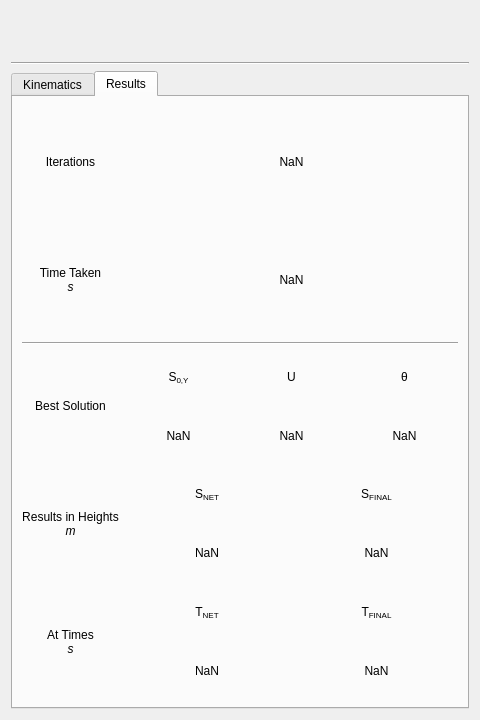
<?xml version="1.0" encoding="UTF-8"?>
<ui version="4.0">
 <class>MainWindow</class>
 <widget class="QWidget" name="MainWindow">
  <property name="geometry">
   <rect>
    <x>0</x>
    <y>0</y>
    <width>480</width>
    <height>720</height>
   </rect>
  </property>
  <property name="windowTitle">
   <string>TBS Calculator</string>
  </property>
  <layout class="QGridLayout" name="gridLayout_2">
   <item row="0" column="0">
    <layout class="QHBoxLayout" name="logo_layout">
     <item>
      <spacer name="logo_spacer">
       <property name="orientation">
        <enum>Qt::Horizontal</enum>
       </property>
       <property name="sizeType">
        <enum>QSizePolicy::Expanding</enum>
       </property>
       <property name="sizeHint" stdset="0">
        <size>
         <width>100</width>
         <height>0</height>
        </size>
       </property>
      </spacer>
     </item>
     <item>
      <widget class="QLabel" name="logo">
       <property name="sizePolicy">
        <sizepolicy hsizetype="Fixed" vsizetype="Fixed">
         <horstretch>0</horstretch>
         <verstretch>0</verstretch>
        </sizepolicy>
       </property>
       <property name="minimumSize">
        <size>
         <width>132</width>
         <height>45</height>
        </size>
       </property>
       <property name="maximumSize">
        <size>
         <width>132</width>
         <height>45</height>
        </size>
       </property>
       <property name="text">
        <string/>
       </property>
       <property name="pixmap">
        <pixmap resource="resources.qrc">:/images/logo.png</pixmap>
       </property>
       <property name="scaledContents">
        <bool>true</bool>
       </property>
       <property name="alignment">
        <set>Qt::AlignCenter</set>
       </property>
       <property name="wordWrap">
        <bool>false</bool>
       </property>
      </widget>
     </item>
    </layout>
   </item>
   <item row="1" column="0">
    <widget class="Line" name="logo_seperator">
     <property name="orientation">
      <enum>Qt::Horizontal</enum>
     </property>
    </widget>
   </item>
   <item row="2" column="0">
    <widget class="QTabWidget" name="main_tab">
     <property name="currentIndex">
      <number>1</number>
     </property>
     <property name="elideMode">
      <enum>Qt::ElideNone</enum>
     </property>
     <property name="documentMode">
      <bool>false</bool>
     </property>
     <widget class="QWidget" name="kinematics_tab">
      <attribute name="title">
       <string>Kinematics</string>
      </attribute>
      <layout class="QGridLayout" name="gridLayout">
       <item row="0" column="0">
        <layout class="QVBoxLayout" name="tab_vlayout">
         <item>
          <layout class="QGridLayout" name="fixed_grid">
           <item row="2" column="0">
            <widget class="QLabel" name="disp_over_net_label">
             <property name="sizePolicy">
              <sizepolicy hsizetype="Preferred" vsizetype="Preferred">
               <horstretch>0</horstretch>
               <verstretch>0</verstretch>
              </sizepolicy>
             </property>
             <property name="text">
              <string>&lt;html&gt;&lt;head/&gt;&lt;body&gt;&lt;p align=&quot;center&quot;&gt;S&lt;span style=&quot; vertical-align:sub;&quot;&gt;NET&lt;/span&gt;: Disp. at Net&lt;br/&gt;&lt;span style=&quot; font-style:italic;&quot;&gt;m&lt;/span&gt;&lt;/p&gt;&lt;/body&gt;&lt;/html&gt;</string>
             </property>
             <property name="alignment">
              <set>Qt::AlignLeading|Qt::AlignLeft|Qt::AlignVCenter</set>
             </property>
            </widget>
           </item>
           <item row="3" column="1">
            <widget class="QDoubleSpinBox" name="x_final_disp_dspin">
             <property name="sizePolicy">
              <sizepolicy hsizetype="Minimum" vsizetype="Preferred">
               <horstretch>0</horstretch>
               <verstretch>0</verstretch>
              </sizepolicy>
             </property>
             <property name="wrapping">
              <bool>true</bool>
             </property>
             <property name="alignment">
              <set>Qt::AlignCenter</set>
             </property>
             <property name="keyboardTracking">
              <bool>true</bool>
             </property>
             <property name="decimals">
              <number>2</number>
             </property>
             <property name="maximum">
              <double>25.000000000000000</double>
             </property>
             <property name="singleStep">
              <double>0.100000000000000</double>
             </property>
             <property name="value">
              <double>17.800000000000001</double>
             </property>
            </widget>
           </item>
           <item row="3" column="2">
            <widget class="QLabel" name="y_final_disp_label">
             <property name="text">
              <string>&lt;html&gt;&lt;head/&gt;&lt;body&gt;&lt;p align=&quot;center&quot;&gt;0&lt;/p&gt;&lt;/body&gt;&lt;/html&gt;</string>
             </property>
             <property name="alignment">
              <set>Qt::AlignLeading|Qt::AlignLeft|Qt::AlignVCenter</set>
             </property>
            </widget>
           </item>
           <item row="1" column="1">
            <widget class="QLabel" name="x_label">
             <property name="sizePolicy">
              <sizepolicy hsizetype="Preferred" vsizetype="Preferred">
               <horstretch>0</horstretch>
               <verstretch>0</verstretch>
              </sizepolicy>
             </property>
             <property name="autoFillBackground">
              <bool>false</bool>
             </property>
             <property name="text">
              <string>&lt;html&gt;&lt;head/&gt;&lt;body&gt;&lt;p align=&quot;center&quot;&gt;X&lt;/p&gt;&lt;/body&gt;&lt;/html&gt;</string>
             </property>
             <property name="scaledContents">
              <bool>false</bool>
             </property>
             <property name="alignment">
              <set>Qt::AlignLeading|Qt::AlignLeft|Qt::AlignVCenter</set>
             </property>
            </widget>
           </item>
           <item row="4" column="2">
            <widget class="QLabel" name="y_accel_label">
             <property name="text">
              <string>&lt;html&gt;&lt;head/&gt;&lt;body&gt;&lt;p align=&quot;center&quot;&gt;-9.81&lt;/p&gt;&lt;/body&gt;&lt;/html&gt;</string>
             </property>
             <property name="alignment">
              <set>Qt::AlignLeading|Qt::AlignLeft|Qt::AlignVCenter</set>
             </property>
            </widget>
           </item>
           <item row="3" column="0">
            <widget class="QLabel" name="final_disp_label">
             <property name="sizePolicy">
              <sizepolicy hsizetype="Preferred" vsizetype="Preferred">
               <horstretch>0</horstretch>
               <verstretch>0</verstretch>
              </sizepolicy>
             </property>
             <property name="text">
              <string>&lt;html&gt;&lt;head/&gt;&lt;body&gt;&lt;p align=&quot;center&quot;&gt;S&lt;span style=&quot; vertical-align:sub;&quot;&gt;FINAL&lt;/span&gt;: Final Disp.&lt;br/&gt;&lt;span style=&quot; font-style:italic;&quot;&gt;m&lt;/span&gt;&lt;/p&gt;&lt;/body&gt;&lt;/html&gt;</string>
             </property>
             <property name="alignment">
              <set>Qt::AlignCenter</set>
             </property>
            </widget>
           </item>
           <item row="1" column="2">
            <widget class="QLabel" name="y_label">
             <property name="text">
              <string>&lt;html&gt;&lt;head/&gt;&lt;body&gt;&lt;p align=&quot;center&quot;&gt;Y&lt;/p&gt;&lt;/body&gt;&lt;/html&gt;</string>
             </property>
             <property name="alignment">
              <set>Qt::AlignLeading|Qt::AlignLeft|Qt::AlignVCenter</set>
             </property>
            </widget>
           </item>
           <item row="4" column="1">
            <widget class="QLabel" name="x_accel_label">
             <property name="text">
              <string>&lt;html&gt;&lt;head/&gt;&lt;body&gt;&lt;p align=&quot;center&quot;&gt;0&lt;/p&gt;&lt;/body&gt;&lt;/html&gt;</string>
             </property>
             <property name="alignment">
              <set>Qt::AlignLeading|Qt::AlignLeft|Qt::AlignVCenter</set>
             </property>
            </widget>
           </item>
           <item row="4" column="0">
            <widget class="QLabel" name="accel_label">
             <property name="sizePolicy">
              <sizepolicy hsizetype="Preferred" vsizetype="Preferred">
               <horstretch>0</horstretch>
               <verstretch>0</verstretch>
              </sizepolicy>
             </property>
             <property name="text">
              <string>&lt;html&gt;&lt;head/&gt;&lt;body&gt;&lt;p align=&quot;center&quot;&gt;A: Acceleration&lt;br/&gt;m/s&lt;span style=&quot; vertical-align:super;&quot;&gt;2&lt;/span&gt;&lt;/p&gt;&lt;/body&gt;&lt;/html&gt;</string>
             </property>
             <property name="alignment">
              <set>Qt::AlignLeading|Qt::AlignLeft|Qt::AlignVCenter</set>
             </property>
            </widget>
           </item>
           <item row="2" column="2">
            <widget class="QDoubleSpinBox" name="y_disp_over_net_dspin">
             <property name="sizePolicy">
              <sizepolicy hsizetype="Minimum" vsizetype="Preferred">
               <horstretch>0</horstretch>
               <verstretch>0</verstretch>
              </sizepolicy>
             </property>
             <property name="wrapping">
              <bool>true</bool>
             </property>
             <property name="alignment">
              <set>Qt::AlignCenter</set>
             </property>
             <property name="keyboardTracking">
              <bool>true</bool>
             </property>
             <property name="decimals">
              <number>2</number>
             </property>
             <property name="minimum">
              <double>1.000000000000000</double>
             </property>
             <property name="maximum">
              <double>3.000000000000000</double>
             </property>
             <property name="singleStep">
              <double>0.100000000000000</double>
             </property>
             <property name="value">
              <double>1.580000000000000</double>
             </property>
            </widget>
           </item>
           <item row="2" column="1">
            <widget class="QDoubleSpinBox" name="x_disp_over_net_dspin">
             <property name="sizePolicy">
              <sizepolicy hsizetype="Minimum" vsizetype="Preferred">
               <horstretch>0</horstretch>
               <verstretch>0</verstretch>
              </sizepolicy>
             </property>
             <property name="wrapping">
              <bool>true</bool>
             </property>
             <property name="alignment">
              <set>Qt::AlignCenter</set>
             </property>
             <property name="keyboardTracking">
              <bool>true</bool>
             </property>
             <property name="suffix">
              <string/>
             </property>
             <property name="decimals">
              <number>2</number>
             </property>
             <property name="maximum">
              <double>20.000000000000000</double>
             </property>
             <property name="singleStep">
              <double>0.100000000000000</double>
             </property>
             <property name="value">
              <double>12.100000000000000</double>
             </property>
            </widget>
           </item>
           <item row="5" column="0" colspan="3">
            <widget class="QLabel" name="fixed_prop_note_label">
             <property name="text">
              <string>&lt;html&gt;&lt;head/&gt;&lt;body&gt;&lt;p align=&quot;center&quot;&gt;&lt;span style=&quot; font-style:italic;&quot;&gt;X = [S&lt;/span&gt;&lt;span style=&quot; font-style:italic; vertical-align:sub;&quot;&gt;0&lt;/span&gt;&lt;span style=&quot; font-style:italic;&quot;&gt; &amp;lt; S&lt;/span&gt;&lt;span style=&quot; font-style:italic; vertical-align:sub;&quot;&gt;NET&lt;/span&gt;&lt;span style=&quot; font-style:italic;&quot;&gt; &amp;lt; S&lt;/span&gt;&lt;span style=&quot; font-style:italic; vertical-align:sub;&quot;&gt;FINAL&lt;/span&gt;&lt;span style=&quot; font-style:italic;&quot;&gt;] &amp;amp;&amp;amp; Y = [S&lt;/span&gt;&lt;span style=&quot; font-style:italic; vertical-align:sub;&quot;&gt;FINAL&lt;/span&gt;&lt;span style=&quot; font-style:italic;&quot;&gt; &amp;lt;= S&lt;/span&gt;&lt;span style=&quot; font-style:italic; vertical-align:sub;&quot;&gt;0&lt;/span&gt;&lt;span style=&quot; font-style:italic;&quot;&gt;]&lt;/span&gt;&lt;/p&gt;&lt;/body&gt;&lt;/html&gt;</string>
             </property>
             <property name="alignment">
              <set>Qt::AlignLeading|Qt::AlignLeft|Qt::AlignVCenter</set>
             </property>
            </widget>
           </item>
           <item row="0" column="0" colspan="3">
            <widget class="QLabel" name="fixed_label">
             <property name="sizePolicy">
              <sizepolicy hsizetype="Preferred" vsizetype="Preferred">
               <horstretch>0</horstretch>
               <verstretch>0</verstretch>
              </sizepolicy>
             </property>
             <property name="autoFillBackground">
              <bool>false</bool>
             </property>
             <property name="text">
              <string>&lt;html&gt;&lt;head/&gt;&lt;body&gt;&lt;p align=&quot;center&quot;&gt;Fixed Properties&lt;/p&gt;&lt;/body&gt;&lt;/html&gt;</string>
             </property>
             <property name="alignment">
              <set>Qt::AlignLeading|Qt::AlignLeft|Qt::AlignVCenter</set>
             </property>
            </widget>
           </item>
          </layout>
         </item>
         <item>
          <widget class="Line" name="fixed_seperator">
           <property name="orientation">
            <enum>Qt::Horizontal</enum>
           </property>
          </widget>
         </item>
         <item>
          <layout class="QGridLayout" name="calculation_grid">
           <item row="3" column="1">
            <widget class="QDoubleSpinBox" name="min_velocity_dspin">
             <property name="sizePolicy">
              <sizepolicy hsizetype="Preferred" vsizetype="Preferred">
               <horstretch>0</horstretch>
               <verstretch>0</verstretch>
              </sizepolicy>
             </property>
             <property name="wrapping">
              <bool>true</bool>
             </property>
             <property name="alignment">
              <set>Qt::AlignCenter</set>
             </property>
             <property name="keyboardTracking">
              <bool>true</bool>
             </property>
             <property name="decimals">
              <number>1</number>
             </property>
             <property name="minimum">
              <double>5.000000000000000</double>
             </property>
             <property name="maximum">
              <double>60.000000000000000</double>
             </property>
             <property name="singleStep">
              <double>0.100000000000000</double>
             </property>
            </widget>
           </item>
           <item row="4" column="0">
            <widget class="QLabel" name="launch_angle_label">
             <property name="text">
              <string>&lt;html&gt;&lt;head/&gt;&lt;body&gt;&lt;p align=&quot;center&quot;&gt;θ: Launch Angle&lt;br/&gt;&lt;span style=&quot; font-style:italic;&quot;&gt;°&lt;/span&gt;&lt;/p&gt;&lt;/body&gt;&lt;/html&gt;</string>
             </property>
            </widget>
           </item>
           <item row="3" column="2">
            <widget class="QDoubleSpinBox" name="max_velocity_dspin">
             <property name="sizePolicy">
              <sizepolicy hsizetype="Preferred" vsizetype="Preferred">
               <horstretch>0</horstretch>
               <verstretch>0</verstretch>
              </sizepolicy>
             </property>
             <property name="wrapping">
              <bool>true</bool>
             </property>
             <property name="alignment">
              <set>Qt::AlignCenter</set>
             </property>
             <property name="keyboardTracking">
              <bool>true</bool>
             </property>
             <property name="decimals">
              <number>1</number>
             </property>
             <property name="minimum">
              <double>5.000000000000000</double>
             </property>
             <property name="maximum">
              <double>60.000000000000000</double>
             </property>
             <property name="singleStep">
              <double>0.100000000000000</double>
             </property>
             <property name="value">
              <double>37.000000000000000</double>
             </property>
            </widget>
           </item>
           <item row="4" column="1">
            <widget class="QDoubleSpinBox" name="min_angle_dspin">
             <property name="sizePolicy">
              <sizepolicy hsizetype="Preferred" vsizetype="Preferred">
               <horstretch>0</horstretch>
               <verstretch>0</verstretch>
              </sizepolicy>
             </property>
             <property name="wrapping">
              <bool>true</bool>
             </property>
             <property name="alignment">
              <set>Qt::AlignCenter</set>
             </property>
             <property name="keyboardTracking">
              <bool>true</bool>
             </property>
             <property name="decimals">
              <number>1</number>
             </property>
             <property name="minimum">
              <double>8.000000000000000</double>
             </property>
             <property name="maximum">
              <double>45.000000000000000</double>
             </property>
             <property name="singleStep">
              <double>0.100000000000000</double>
             </property>
            </widget>
           </item>
           <item row="5" column="0">
            <widget class="QLabel" name="acc_params_label">
             <property name="text">
              <string>&lt;html&gt;&lt;head/&gt;&lt;body&gt;&lt;p align=&quot;center&quot;&gt;Accuracy&lt;/p&gt;&lt;/body&gt;&lt;/html&gt;</string>
             </property>
            </widget>
           </item>
           <item row="4" column="2">
            <widget class="QDoubleSpinBox" name="max_angle_dspin">
             <property name="sizePolicy">
              <sizepolicy hsizetype="Preferred" vsizetype="Preferred">
               <horstretch>0</horstretch>
               <verstretch>0</verstretch>
              </sizepolicy>
             </property>
             <property name="wrapping">
              <bool>true</bool>
             </property>
             <property name="alignment">
              <set>Qt::AlignCenter</set>
             </property>
             <property name="keyboardTracking">
              <bool>true</bool>
             </property>
             <property name="decimals">
              <number>1</number>
             </property>
             <property name="minimum">
              <double>8.000000000000000</double>
             </property>
             <property name="maximum">
              <double>45.000000000000000</double>
             </property>
             <property name="singleStep">
              <double>0.100000000000000</double>
             </property>
             <property name="value">
              <double>45.000000000000000</double>
             </property>
            </widget>
           </item>
           <item row="0" column="0" colspan="3">
            <widget class="QLabel" name="calculation_label">
             <property name="text">
              <string>&lt;html&gt;&lt;head/&gt;&lt;body&gt;&lt;p align=&quot;center&quot;&gt;Calculations Boundaries&lt;/p&gt;&lt;/body&gt;&lt;/html&gt;</string>
             </property>
            </widget>
           </item>
           <item row="3" column="0">
            <widget class="QLabel" name="initial_vel_label">
             <property name="text">
              <string>&lt;html&gt;&lt;head/&gt;&lt;body&gt;&lt;p align=&quot;center&quot;&gt;U: Initial Velocity&lt;br/&gt;&lt;span style=&quot; font-style:italic;&quot;&gt;m/s&lt;/span&gt;&lt;/p&gt;&lt;/body&gt;&lt;/html&gt;</string>
             </property>
            </widget>
           </item>
           <item row="1" column="1">
            <widget class="QLabel" name="min_label">
             <property name="text">
              <string>&lt;html&gt;&lt;head/&gt;&lt;body&gt;&lt;p align=&quot;center&quot;&gt;Minimum&lt;/p&gt;&lt;/body&gt;&lt;/html&gt;</string>
             </property>
            </widget>
           </item>
           <item row="1" column="2">
            <widget class="QLabel" name="max_label">
             <property name="text">
              <string>&lt;html&gt;&lt;head/&gt;&lt;body&gt;&lt;p align=&quot;center&quot;&gt;Maximum&lt;/p&gt;&lt;/body&gt;&lt;/html&gt;</string>
             </property>
            </widget>
           </item>
           <item row="6" column="0" colspan="3">
            <widget class="QLabel" name="properties_note_label">
             <property name="text">
              <string>&lt;html&gt;&lt;head/&gt;&lt;body&gt;&lt;p align=&quot;center&quot;&gt;&lt;span style=&quot; font-style:italic;&quot;&gt;[Min &amp;lt;= Max], inc. &amp;lt; 0.05 is costly&lt;/span&gt;&lt;/p&gt;&lt;/body&gt;&lt;/html&gt;</string>
             </property>
            </widget>
           </item>
           <item row="2" column="0">
            <widget class="QLabel" name="init_disp_label">
             <property name="sizePolicy">
              <sizepolicy hsizetype="Preferred" vsizetype="Preferred">
               <horstretch>0</horstretch>
               <verstretch>0</verstretch>
              </sizepolicy>
             </property>
             <property name="acceptDrops">
              <bool>false</bool>
             </property>
             <property name="text">
              <string>&lt;html&gt;&lt;head/&gt;&lt;body&gt;&lt;p align=&quot;center&quot;&gt;S&lt;span style=&quot; vertical-align:sub;&quot;&gt;0,Y&lt;/span&gt;: Initial Disp.&lt;br/&gt;&lt;span style=&quot; font-style:italic;&quot;&gt;m&lt;/span&gt;&lt;/p&gt;&lt;/body&gt;&lt;/html&gt;</string>
             </property>
             <property name="alignment">
              <set>Qt::AlignLeading|Qt::AlignLeft|Qt::AlignVCenter</set>
             </property>
            </widget>
           </item>
           <item row="2" column="2">
            <widget class="QDoubleSpinBox" name="max_y_s0_dspin">
             <property name="sizePolicy">
              <sizepolicy hsizetype="Preferred" vsizetype="Preferred">
               <horstretch>0</horstretch>
               <verstretch>0</verstretch>
              </sizepolicy>
             </property>
             <property name="autoFillBackground">
              <bool>false</bool>
             </property>
             <property name="wrapping">
              <bool>true</bool>
             </property>
             <property name="alignment">
              <set>Qt::AlignCenter</set>
             </property>
             <property name="keyboardTracking">
              <bool>true</bool>
             </property>
             <property name="showGroupSeparator" stdset="0">
              <bool>false</bool>
             </property>
             <property name="decimals">
              <number>1</number>
             </property>
             <property name="maximum">
              <double>1.500000000000000</double>
             </property>
             <property name="singleStep">
              <double>0.100000000000000</double>
             </property>
             <property name="value">
              <double>0.300000000000000</double>
             </property>
            </widget>
           </item>
           <item row="2" column="1">
            <widget class="QDoubleSpinBox" name="min_y_s0_dspin">
             <property name="sizePolicy">
              <sizepolicy hsizetype="Preferred" vsizetype="Preferred">
               <horstretch>0</horstretch>
               <verstretch>0</verstretch>
              </sizepolicy>
             </property>
             <property name="wrapping">
              <bool>true</bool>
             </property>
             <property name="alignment">
              <set>Qt::AlignCenter</set>
             </property>
             <property name="decimals">
              <number>1</number>
             </property>
             <property name="maximum">
              <double>1.500000000000000</double>
             </property>
             <property name="singleStep">
              <double>0.100000000000000</double>
             </property>
            </widget>
           </item>
           <item row="5" column="1">
            <layout class="QGridLayout" name="iteration_grid">
             <item row="0" column="0">
              <widget class="QLabel" name="increment_label">
               <property name="text">
                <string>&lt;html&gt;&lt;head/&gt;&lt;body&gt;&lt;p align=&quot;center&quot;&gt;Per Iteration Inc.&lt;/p&gt;&lt;/body&gt;&lt;/html&gt;</string>
               </property>
              </widget>
             </item>
             <item row="1" column="0">
              <widget class="QDoubleSpinBox" name="increment_dspin">
               <property name="sizePolicy">
                <sizepolicy hsizetype="Preferred" vsizetype="Preferred">
                 <horstretch>0</horstretch>
                 <verstretch>0</verstretch>
                </sizepolicy>
               </property>
               <property name="wrapping">
                <bool>true</bool>
               </property>
               <property name="alignment">
                <set>Qt::AlignCenter</set>
               </property>
               <property name="keyboardTracking">
                <bool>true</bool>
               </property>
               <property name="minimum">
                <double>0.010000000000000</double>
               </property>
               <property name="maximum">
                <double>1.000000000000000</double>
               </property>
               <property name="singleStep">
                <double>0.010000000000000</double>
               </property>
               <property name="value">
                <double>0.100000000000000</double>
               </property>
              </widget>
             </item>
            </layout>
           </item>
           <item row="5" column="2">
            <layout class="QGridLayout" name="iterations_grid">
             <item row="0" column="0">
              <widget class="QLabel" name="iter_req_label">
               <property name="text">
                <string>&lt;html&gt;&lt;head/&gt;&lt;body&gt;&lt;p align=&quot;center&quot;&gt;Est. Iterations&lt;/p&gt;&lt;/body&gt;&lt;/html&gt;</string>
               </property>
              </widget>
             </item>
             <item row="1" column="0">
              <widget class="QLabel" name="iter_req_value_label">
               <property name="text">
                <string>NaN</string>
               </property>
               <property name="alignment">
                <set>Qt::AlignCenter</set>
               </property>
              </widget>
             </item>
            </layout>
           </item>
          </layout>
         </item>
         <item>
          <widget class="Line" name="calculation_seperator">
           <property name="orientation">
            <enum>Qt::Horizontal</enum>
           </property>
          </widget>
         </item>
         <item>
          <widget class="QPushButton" name="calculate_button">
           <property name="text">
            <string>Calculate</string>
           </property>
          </widget>
         </item>
         <item>
          <widget class="QProgressBar" name="calculation_pbar">
           <property name="enabled">
            <bool>true</bool>
           </property>
           <property name="maximum">
            <number>1000</number>
           </property>
           <property name="value">
            <number>0</number>
           </property>
           <property name="alignment">
            <set>Qt::AlignCenter</set>
           </property>
           <property name="textVisible">
            <bool>false</bool>
           </property>
           <property name="orientation">
            <enum>Qt::Horizontal</enum>
           </property>
           <property name="invertedAppearance">
            <bool>false</bool>
           </property>
          </widget>
         </item>
        </layout>
       </item>
      </layout>
     </widget>
     <widget class="QWidget" name="res_tab">
      <attribute name="title">
       <string>Results</string>
      </attribute>
      <layout class="QGridLayout" name="gridLayout_7">
       <item row="0" column="0">
        <layout class="QGridLayout" name="res_grid">
         <item row="5" column="0">
          <widget class="QLabel" name="at_times_label">
           <property name="text">
            <string>&lt;html&gt;&lt;head/&gt;&lt;body&gt;&lt;p align=&quot;center&quot;&gt;At Times&lt;br/&gt;&lt;span style=&quot; font-style:italic;&quot;&gt;s&lt;/span&gt;&lt;/p&gt;&lt;/body&gt;&lt;/html&gt;</string>
           </property>
          </widget>
         </item>
         <item row="5" column="1">
          <layout class="QGridLayout" name="at_times_grid">
           <item row="0" column="1">
            <widget class="QLabel" name="t_final_label">
             <property name="text">
              <string>&lt;html&gt;&lt;head/&gt;&lt;body&gt;&lt;p align=&quot;center&quot;&gt;T&lt;span style=&quot; vertical-align:sub;&quot;&gt;FINAL&lt;/span&gt;&lt;/p&gt;&lt;/body&gt;&lt;/html&gt;</string>
             </property>
            </widget>
           </item>
           <item row="0" column="0">
            <widget class="QLabel" name="t_net_label">
             <property name="text">
              <string>&lt;html&gt;&lt;head/&gt;&lt;body&gt;&lt;p align=&quot;center&quot;&gt;T&lt;span style=&quot; vertical-align:sub;&quot;&gt;NET&lt;/span&gt;&lt;/p&gt;&lt;/body&gt;&lt;/html&gt;</string>
             </property>
            </widget>
           </item>
           <item row="1" column="1">
            <widget class="QLabel" name="t_final_value_label">
             <property name="text">
              <string>&lt;html&gt;&lt;head/&gt;&lt;body&gt;&lt;p align=&quot;center&quot;&gt;NaN&lt;/p&gt;&lt;/body&gt;&lt;/html&gt;</string>
             </property>
             <property name="alignment">
              <set>Qt::AlignCenter</set>
             </property>
            </widget>
           </item>
           <item row="1" column="0">
            <widget class="QLabel" name="t_net_value_label">
             <property name="text">
              <string>&lt;html&gt;&lt;head/&gt;&lt;body&gt;&lt;p align=&quot;center&quot;&gt;NaN&lt;/p&gt;&lt;/body&gt;&lt;/html&gt;</string>
             </property>
             <property name="alignment">
              <set>Qt::AlignCenter</set>
             </property>
            </widget>
           </item>
          </layout>
         </item>
         <item row="4" column="0">
          <widget class="QLabel" name="heights_label">
           <property name="text">
            <string>&lt;html&gt;&lt;head/&gt;&lt;body&gt;&lt;p align=&quot;center&quot;&gt;Results in Heights&lt;br/&gt;&lt;span style=&quot; font-style:italic;&quot;&gt;m&lt;/span&gt;&lt;/p&gt;&lt;/body&gt;&lt;/html&gt;</string>
           </property>
          </widget>
         </item>
         <item row="0" column="1">
          <widget class="QLabel" name="iterations_value_label">
           <property name="text">
            <string>&lt;html&gt;&lt;head/&gt;&lt;body&gt;&lt;p align=&quot;center&quot;&gt;NaN&lt;/p&gt;&lt;/body&gt;&lt;/html&gt;</string>
           </property>
           <property name="alignment">
            <set>Qt::AlignCenter</set>
           </property>
          </widget>
         </item>
         <item row="0" column="0">
          <widget class="QLabel" name="iterations_label">
           <property name="text">
            <string>&lt;html&gt;&lt;head/&gt;&lt;body&gt;&lt;p align=&quot;center&quot;&gt;Iterations&lt;/p&gt;&lt;/body&gt;&lt;/html&gt;</string>
           </property>
          </widget>
         </item>
         <item row="3" column="0">
          <widget class="QLabel" name="best_solution_label">
           <property name="maximumSize">
            <size>
             <width>16777215</width>
             <height>16777215</height>
            </size>
           </property>
           <property name="text">
            <string>&lt;html&gt;&lt;head/&gt;&lt;body&gt;&lt;p align=&quot;center&quot;&gt;Best Solution&lt;/p&gt;&lt;/body&gt;&lt;/html&gt;</string>
           </property>
          </widget>
         </item>
         <item row="3" column="1">
          <layout class="QGridLayout" name="best_solution_grid">
           <item row="0" column="1">
            <widget class="QLabel" name="init_velocity_label">
             <property name="sizePolicy">
              <sizepolicy hsizetype="Expanding" vsizetype="Preferred">
               <horstretch>0</horstretch>
               <verstretch>0</verstretch>
              </sizepolicy>
             </property>
             <property name="text">
              <string>&lt;html&gt;&lt;head/&gt;&lt;body&gt;&lt;p align=&quot;center&quot;&gt;U&lt;/p&gt;&lt;/body&gt;&lt;/html&gt;</string>
             </property>
            </widget>
           </item>
           <item row="1" column="1">
            <widget class="QLabel" name="init_velocity_value_label">
             <property name="text">
              <string>&lt;html&gt;&lt;head/&gt;&lt;body&gt;&lt;p align=&quot;center&quot;&gt;NaN&lt;/p&gt;&lt;/body&gt;&lt;/html&gt;</string>
             </property>
             <property name="alignment">
              <set>Qt::AlignCenter</set>
             </property>
            </widget>
           </item>
           <item row="0" column="2">
            <widget class="QLabel" name="theta_label">
             <property name="sizePolicy">
              <sizepolicy hsizetype="Expanding" vsizetype="Preferred">
               <horstretch>0</horstretch>
               <verstretch>0</verstretch>
              </sizepolicy>
             </property>
             <property name="text">
              <string>&lt;html&gt;&lt;head/&gt;&lt;body&gt;&lt;p align=&quot;center&quot;&gt;θ&lt;/p&gt;&lt;/body&gt;&lt;/html&gt;</string>
             </property>
            </widget>
           </item>
           <item row="1" column="2">
            <widget class="QLabel" name="theta_value_label">
             <property name="text">
              <string>&lt;html&gt;&lt;head/&gt;&lt;body&gt;&lt;p align=&quot;center&quot;&gt;NaN&lt;/p&gt;&lt;/body&gt;&lt;/html&gt;</string>
             </property>
             <property name="alignment">
              <set>Qt::AlignCenter</set>
             </property>
            </widget>
           </item>
           <item row="0" column="0">
            <widget class="QLabel" name="s0_y_label">
             <property name="sizePolicy">
              <sizepolicy hsizetype="Expanding" vsizetype="Preferred">
               <horstretch>0</horstretch>
               <verstretch>0</verstretch>
              </sizepolicy>
             </property>
             <property name="text">
              <string>&lt;html&gt;&lt;head/&gt;&lt;body&gt;&lt;p align=&quot;center&quot;&gt;S&lt;span style=&quot; vertical-align:sub;&quot;&gt;0,Y&lt;/span&gt;&lt;/p&gt;&lt;/body&gt;&lt;/html&gt;</string>
             </property>
            </widget>
           </item>
           <item row="1" column="0">
            <widget class="QLabel" name="s0_y_value_label">
             <property name="text">
              <string>&lt;html&gt;&lt;head/&gt;&lt;body&gt;&lt;p align=&quot;center&quot;&gt;NaN&lt;/p&gt;&lt;/body&gt;&lt;/html&gt;</string>
             </property>
             <property name="alignment">
              <set>Qt::AlignCenter</set>
             </property>
            </widget>
           </item>
          </layout>
         </item>
         <item row="1" column="0">
          <widget class="QLabel" name="time_taken_label">
           <property name="text">
            <string>&lt;html&gt;&lt;head/&gt;&lt;body&gt;&lt;p align=&quot;center&quot;&gt;Time Taken&lt;br/&gt;&lt;span style=&quot; font-style:italic;&quot;&gt;s&lt;/span&gt;&lt;/p&gt;&lt;/body&gt;&lt;/html&gt;</string>
           </property>
          </widget>
         </item>
         <item row="1" column="1">
          <widget class="QLabel" name="time_taken_value_label">
           <property name="text">
            <string>&lt;html&gt;&lt;head/&gt;&lt;body&gt;&lt;p align=&quot;center&quot;&gt;NaN&lt;/p&gt;&lt;/body&gt;&lt;/html&gt;</string>
           </property>
           <property name="alignment">
            <set>Qt::AlignCenter</set>
           </property>
          </widget>
         </item>
         <item row="4" column="1">
          <layout class="QGridLayout" name="heights_grid">
           <item row="0" column="0">
            <widget class="QLabel" name="s_net_label">
             <property name="text">
              <string>&lt;html&gt;&lt;head/&gt;&lt;body&gt;&lt;p align=&quot;center&quot;&gt;S&lt;span style=&quot; vertical-align:sub;&quot;&gt;NET&lt;/span&gt;&lt;/p&gt;&lt;/body&gt;&lt;/html&gt;</string>
             </property>
            </widget>
           </item>
           <item row="0" column="1">
            <widget class="QLabel" name="s_final_label">
             <property name="text">
              <string>&lt;html&gt;&lt;head/&gt;&lt;body&gt;&lt;p align=&quot;center&quot;&gt;S&lt;span style=&quot; vertical-align:sub;&quot;&gt;FINAL&lt;/span&gt;&lt;/p&gt;&lt;/body&gt;&lt;/html&gt;</string>
             </property>
            </widget>
           </item>
           <item row="1" column="0">
            <widget class="QLabel" name="s_net_value_label">
             <property name="text">
              <string>&lt;html&gt;&lt;head/&gt;&lt;body&gt;&lt;p align=&quot;center&quot;&gt;NaN&lt;/p&gt;&lt;/body&gt;&lt;/html&gt;</string>
             </property>
             <property name="alignment">
              <set>Qt::AlignCenter</set>
             </property>
            </widget>
           </item>
           <item row="1" column="1">
            <widget class="QLabel" name="s_final_value_label">
             <property name="text">
              <string>&lt;html&gt;&lt;head/&gt;&lt;body&gt;&lt;p align=&quot;center&quot;&gt;NaN&lt;/p&gt;&lt;/body&gt;&lt;/html&gt;</string>
             </property>
             <property name="alignment">
              <set>Qt::AlignCenter</set>
             </property>
            </widget>
           </item>
          </layout>
         </item>
         <item row="2" column="0" colspan="2">
          <widget class="Line" name="stats_seperator">
           <property name="orientation">
            <enum>Qt::Horizontal</enum>
           </property>
          </widget>
         </item>
         <item row="6" column="0" colspan="2">
          <layout class="QGridLayout" name="chart_grid"/>
         </item>
        </layout>
       </item>
      </layout>
     </widget>
    </widget>
   </item>
  </layout>
 </widget>
 <resources>
  <include location="resources.qrc"/>
 </resources>
 <connections/>
</ui>
